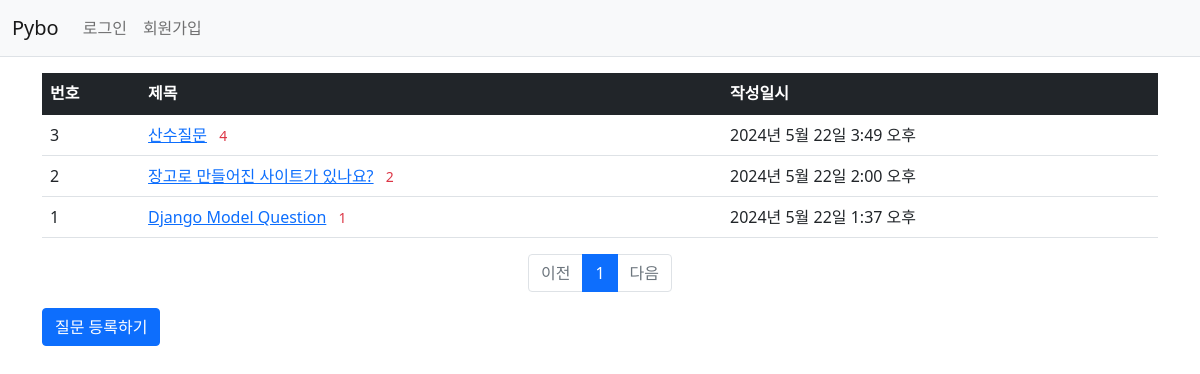
The page /pybo/ on the database as committed earlier.
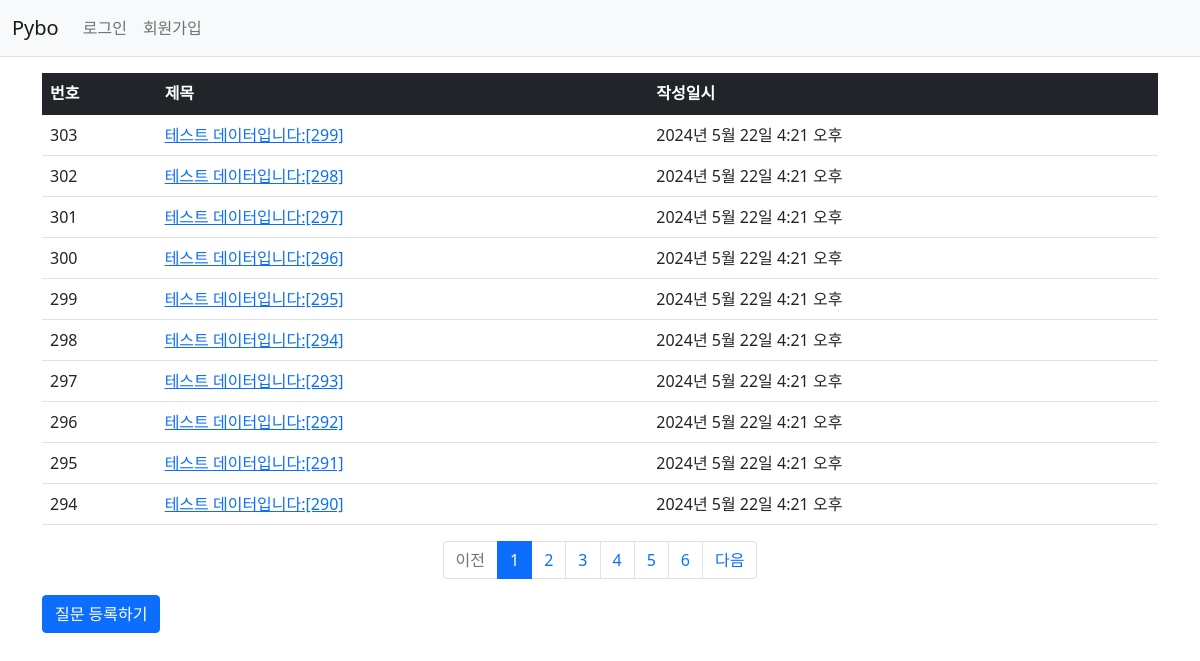
The same page on the database as committed later.
### pybo/models.py (models this page shows, shortened)
class Question(models.Model):
    subject = models.CharField(max_length = 200)
    content = models.TextField()
    create_date = models.DateTimeField()

### pybo/views.py (the view)
# urls.py: path("", views.index, name="index"),
def index(request):
    page = request.GET.get('page', '1')
    question_list = Question.objects.order_by('-create_date')
    paginator = Paginator(question_list, 10)
    page_obj = paginator.get_page(page)
    context = {'question_list': page_obj}
    return render(request, 'pybo/question_list.html', context)

### pybo/templatetags/pybo_filter.py (called while the page is built)
@register.filter
def sub(value, arg):
    return value - arg

### templates/pybo/question_list.html
{% extends 'base.html' %}
{% load pybo_filter %}
{% block content %}
<div class="container my-3">
  <table class="table">
    <thead>
      <tr class="table-dark">
        <th>번호</th>
        <th>제목</th>
        <th>작성일시</th>
      </tr>
    </thead>
    <tbody>
      {% if question_list %}
      {% for question in question_list %}
      <tr>
        <td>
          {{ question_list.paginator.count|sub:question_list.start_index|sub:forloop.counter0|add:1 }}
        </td>
        <td>
          <a href="{% url 'pybo:detail' question.id %}">{{ question.subject }}</a>
          {% if question.answer_set.count > 0 %}
          <span class="text-danger small mx-2">{{question.answer_set.count}}</span>
          {% endif %}
        </td>
        <td>{{ question.create_date }}</td>
      </tr>
      {% endfor %}
      {% else %}
      <tr>
        <td colspan="3">질문이 없습니다.</td>
      </tr>
      {% endif %}
    </tbody>
  </table>
  <ul class="pagination justify-content-center">
    {% if question_list.has_previous %}
    <li class="page-item">
      <a class="page-link" href="?page={{ question_list.previous_page_number }}"
        >이전</a
      >
    </li>
    {% else %}
    <li class="page-item disabled">
      <a class="page-link" tabindex="-1" aria-disabled="true" href="#">이전</a>
    </li>
    {% endif %}
    {% for page_number in question_list.paginator.page_range %}
    {% if page_number >= question_list.number|add:-5 and page_number <= question_list.number|add:5 %}
    {% if page_number == question_list.number %}
    <li class="page-item active" aria-current="page">
      <a class="page-link" href="?page={{ page_number }}">{{ page_number }}</a>
    </li>
    {% else %}
    <li class="page-item">
      <a class="page-link" href="?page={{ page_number }}">{{ page_number }}</a>
    </li>
    {% endif %}
    {% endif %}
    {% endfor %}
    {% if question_list.has_next %}
    <li class="page-item">
      <a class="page-link" href="?page={{ question_list.next_page_number }}"
        >다음</a
      >
    </li>
    {% else %}
    <li class="page-item disabled">
      <a class="page-link" tabindex="-1" aria-disabled="true" href="#">다음</a>
    </li>
    {% endif %}
  </ul>
  <a href="{% url 'pybo:question_create' %}" class="btn btn-primary"
    >질문 등록하기</a
  >
</div>
{% endblock %}

### templates/base.html (shortened to what this page needs)
{% load static %}
<!DOCTYPE html>
<html lang="ko">
  <head>
    <link
      rel="stylesheet"
      type="text/css"
      href="{% static 'bootstrap.min.css' %}"
    />
    <link rel="stylesheet" type="text/css" href="{% static 'style.css' %}" />
  </head>
  <body>
    {% include 'navbar.html' %}
    {% block content %} {% endblock %}
  </body>
</html>

### templates/navbar.html (shortened to what this page needs)
<nav class="navbar navbar-expand-lg navbar-light bg-light border-bottom">
  <div class="container-fluid">
    <a class="navbar-brand" href="{% url 'pybo:index' %}">Pybo</a>
    <div class="collapse navbar-collapse" id="navbarSupportedContent">
      <ul class="navbar-nav me-auto mb-2 mb-lg-0">
        <li class="nav-item">
          {% if user.is_authenticated %}
          <a class="nav-link" href="{% url 'common:logout' %}">{{ user.username }} (로그아웃)</a>
          {% else %}
          <a class="nav-link" href="{% url 'common:login' %}">로그인</a>
          {% endif %}
        </li>
        <li>
          {% if not user.is_authenticated %}
          <a class="nav-link" href="{% url 'common:signup' %}">회원가입</a>
          {% endif %}
        </li>
      </ul>
    </div>
  </div>
</nav>

Rows that differ between the two databases and show on the page:
no longer on this page (row unchanged): Question: paginator.count|sub "3", subject "산수질문", answer_set.count "4", create_date "2024년 5월 22일 3:49 오후"
no longer on this page (row unchanged): Question: paginator.count|sub "2", subject "장고로 만들어진 사이트가 있나요?", answer_set.count "2", create_date "2024년 5월 22일 2:00 오후"
no longer on this page (row unchanged): Question: paginator.count|sub "1", subject "Django Model Question", answer_set.count "1", create_date "2024년 5월 22일 1:37 오후"
added Question: paginator.count|sub "303", subject "테스트 데이터입니다:[299]", create_date "2024년 5월 22일 4:21 오후"
added Question: paginator.count|sub "302", subject "테스트 데이터입니다:[298]", create_date "2024년 5월 22일 4:21 오후"
added Question: paginator.count|sub "301", subject "테스트 데이터입니다:[297]", create_date "2024년 5월 22일 4:21 오후"
added Question: paginator.count|sub "300", subject "테스트 데이터입니다:[296]", create_date "2024년 5월 22일 4:21 오후"
added Question: paginator.count|sub "299", subject "테스트 데이터입니다:[295]", create_date "2024년 5월 22일 4:21 오후"
added Question: paginator.count|sub "298", subject "테스트 데이터입니다:[294]", create_date "2024년 5월 22일 4:21 오후"
added Question: paginator.count|sub "297", subject "테스트 데이터입니다:[293]", create_date "2024년 5월 22일 4:21 오후"
added Question: paginator.count|sub "296", subject "테스트 데이터입니다:[292]", create_date "2024년 5월 22일 4:21 오후"
added Question: paginator.count|sub "295", subject "테스트 데이터입니다:[291]", create_date "2024년 5월 22일 4:21 오후"
added Question: paginator.count|sub "294", subject "테스트 데이터입니다:[290]", create_date "2024년 5월 22일 4:21 오후"
Other text that changed with them:
new list line: "2"
new list line: "3"
new list line: "4"
new list line: "5"
new list line: "6"
